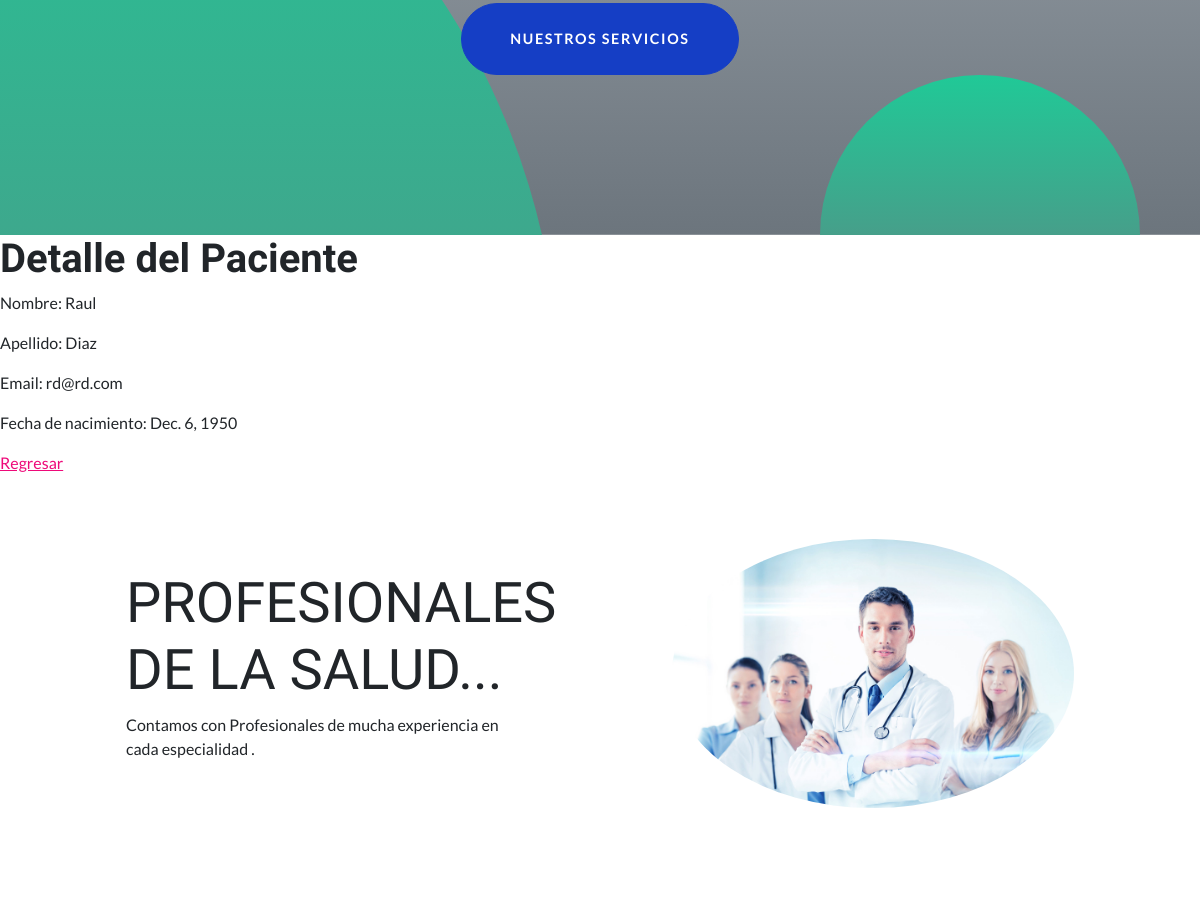
/AppCoder/paciente/1/ (middle part), run on an earlier commit of the app's database.
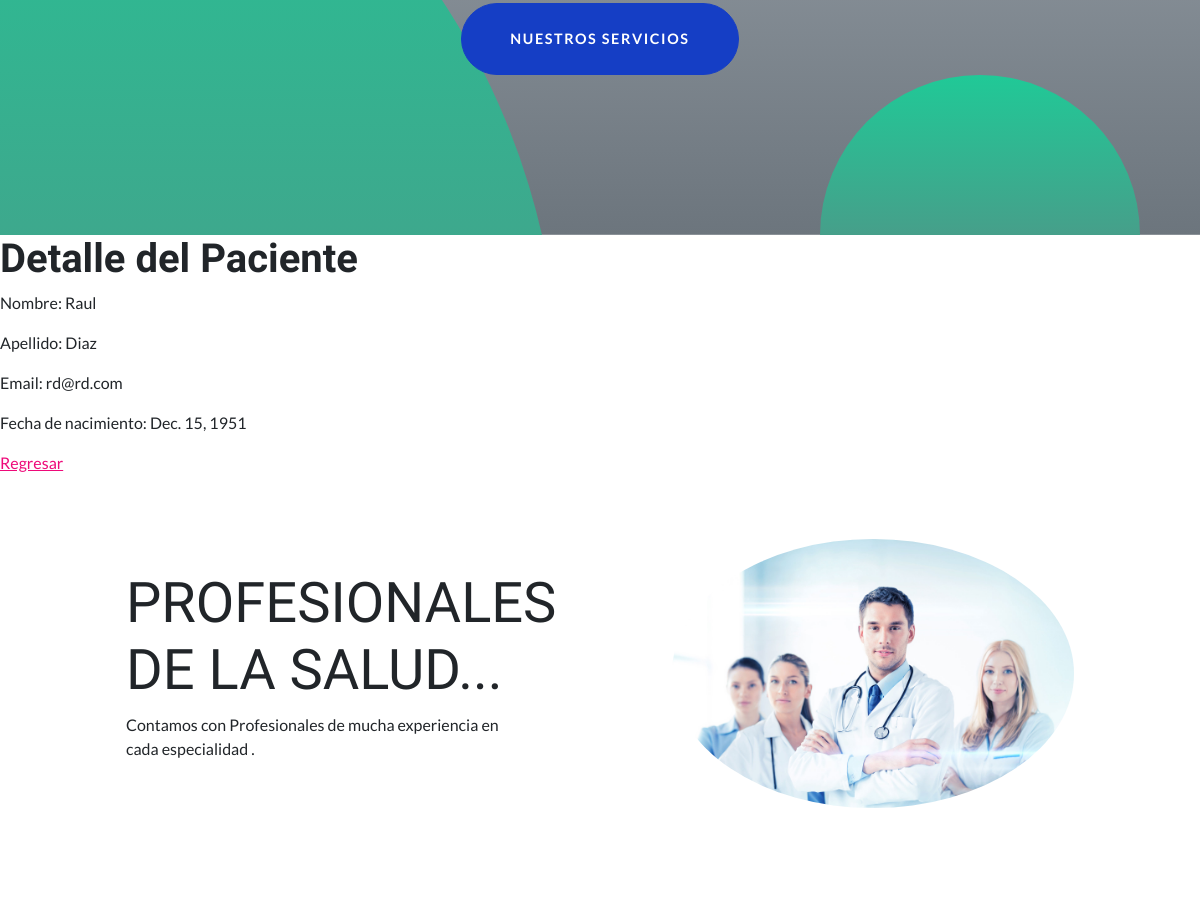
And on a later commit of the database.
### AppCoder/models.py (models this page shows)
class Paciente (models.Model):
    nombre=models.CharField (max_length=30)
    apellido= models.CharField (max_length=30)
    email= models.EmailField()
    fecha_nacimiento= models.DateField(null=True)

### AppCoder/views.py (the view)
# urls.py: path('paciente/<int:pk>/', PacienteDetalle.as_view(), name='Paciente/Detail'),
class PacienteDetalle(DetailView):
    model = Paciente
    template_name = "AppCoder/paciente_detalle.html"

### templates/AppCoder/paciente_detalle.html (shortened to what this page needs)
{% extends "AppCoder/padre.html" %}
{% block ContenidoQueCambia %}
    <h1>Detalle del Paciente</h1>
    <p>Nombre: {{paciente.nombre}}</p>
    <p>Apellido: {{paciente.apellido}}</p>
    <p>Email: {{paciente.email}}</p>
    <p>Fecha de nacimiento: {{paciente.fecha_nacimiento}}</p>
        <a href="{% url 'Paciente/List' %}">Regresar</a>
{% endblock ContenidoQueCambia %}

### templates/AppCoder/padre.html (shortened to what this page needs)
{% load static %}
<!DOCTYPE html>
<html lang="en">
    <head>
        <link href="{% static 'AppCoder/css/styles.css' %}" rel="stylesheet" />
    </head>
    <body id="page-top">
        <header class="masthead text-center text-white">
            <div class="masthead-content">
                <div class="container px-5">
                    <a class="btn btn-primary btn-xl rounded-pill mt-5" href="#scroll">Nuestros Servicios</a>
                </div>
            </div>
            <div class="bg-circle-1 bg-circle"></div>
            <div class="bg-circle-3 bg-circle"></div>
        </header>
        {% block ContenidoQueCambia %}
        {% endblock ContenidoQueCambia %}
        <section id="scroll">
            <div class="container px-5">
                <div class="row gx-5 align-items-center">
                    <div class="col-lg-6 order-lg-2">
                        <div class="p-5"><img class="img-fluid rounded-circle" src="{% static 'AppCoder/assets/img/01.jpg' %}" alt="..." /></div>
                    </div>
                    <div class="col-lg-6 order-lg-1">
                        <div class="p-5">
                            <h2 class="display-4">PROFESIONALES DE LA SALUD...</h2>
                            <p>Contamos con Profesionales de mucha experiencia en cada especialidad .</p>
                        </div>
                    </div>
                </div>
            </div>
        </section>
        <section>
            <div class="container px-5">
                <div class="row gx-5 align-items-center">
                    <div class="col-lg-6">
                        <div class="p-5">
                        </div>
                    </div>
                </div>
            </div>
        </section>
    </body>
</html>

What changed in the data, as far as the page shows it:
changed Paciente "Raul": fecha_nacimiento "Dec. 6, 1950" → "Dec. 15, 1951"
